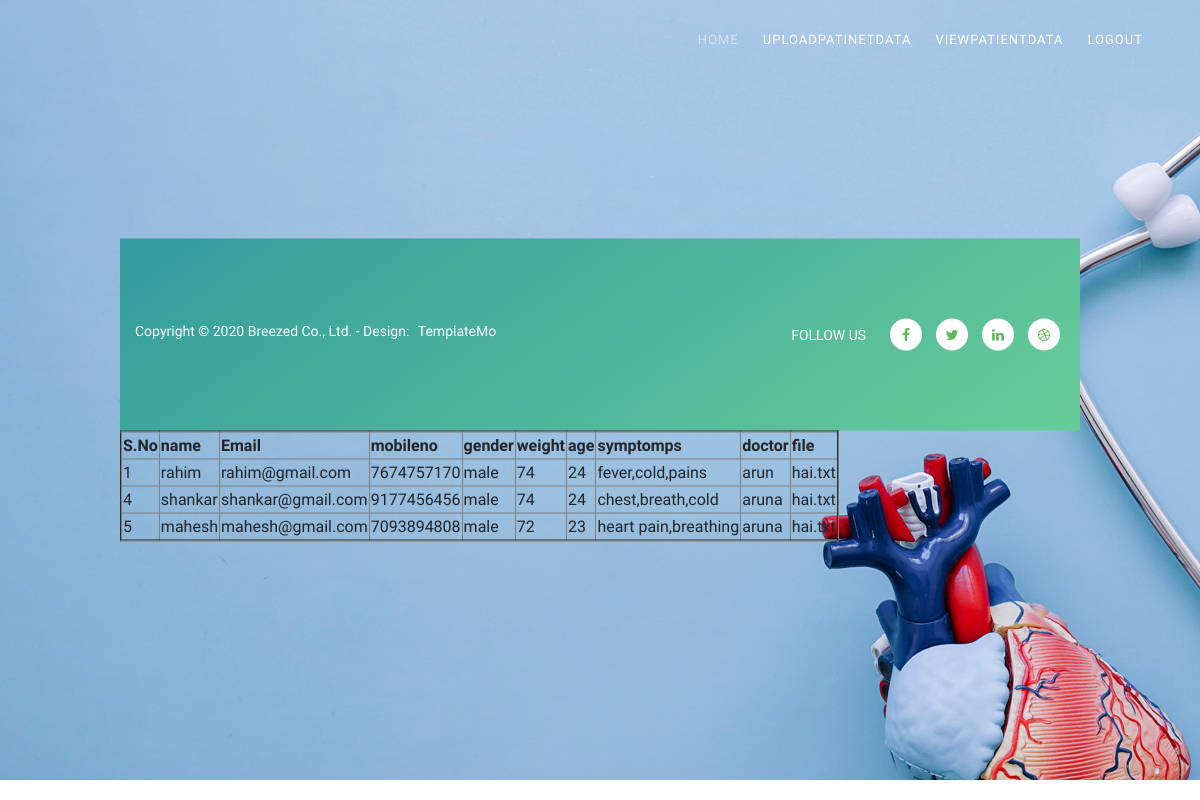
/viewpatientdata/, run on the app's committed database.
### hsp/models.py (models this page shows, shortened)
class patientdatamodel(models.Model):
    name = models.CharField(max_length=50)
    email = models.EmailField()
    mobileno = models.CharField(max_length=50, default="", editable=True)
    gender = models.CharField(max_length=50, default="", editable=True)
    weight= models.CharField(max_length=40, default="", editable=True)
    age= models.CharField(max_length=40, default="", editable=True)
    symptomps= models.CharField(max_length=40, default="", editable=True)
    doctor=models.CharField(max_length=40, default="", editable=True)
    file = models.FileField(upload_to='files/pdfs/')
    class Meta:
        db_table = 'patientdata'

### hsp/views.py (the view)
# urls.py: path('viewpatientdata/', hsp.viewpatientdata,name='viewpatientdata'),
def viewpatientdata(request):
    qs=patientdatamodel.objects.all()
    return render(request,'hsp/viewpatientdata.html',{"object":qs})

### assets/templates/hsp/viewpatientdata.html
{% extends 'hspbase.html' %}
{% load static %}
{% block contents %}
<div class="main-banner header-text" id="top">
        <div class="Modern-Slider">
          <div class="item">
                <img src="{% static 'images/home.jpg' %}" alt="">
                <div class="text-content">
                    <table border="2px">
                    <tr>
                <th>S.No</th>
                <th >name</th>
                <th>Email</th>
                <th>mobileno</th>
                <th>gender</th>
                <th>weight</th>
                <th>age</th>
                <th>symptomps</th>
                <th>doctor</th>
                <th>file</th></tr>
                {% for i in object %}
                         <tr>
                         <td>{{ i.id }}</td>
                         <td>{{ i.name }}</td>
                         <td>{{ i.email }}</td>
                         <td>{{ i.mobileno }}</td>
                         <td>{{ i.gender }}</td>
                         <td>{{ i.weight }}</td>
                         <td>{{ i.age }}</td>
                         <td>{{ i.symptomps }}</td>
                         <td>{{ i.doctor }}</td>
                         <td>{{ i.file }}</td>
            </tr>
            {% endfor %}
                </div>
            </div>
          </div>
{% endblock %}

### assets/static/css/templatemo-breezed.css (style rules this page uses)
html, body, div, span, applet, object, iframe, h1, h2, h3, h4, h5, h6, p, blockquote, div pre, a, abbr, acronym, address, big, cite, code, del, dfn, em, font, img, ins, kbd, q, s, samp, small, strike, strong, sub, sup, tt, var, b, u, i, center, dl, dt, dd, ol, ul, li, figure, header, nav, section, article, aside, footer, figcaption { margin: 0; padding: 0; border: 0; outline: 0; }
* { box-sizing: border-box; }
html, body { font-family: 'Raleway', sans-serif; font-weight: 400; background-color: #fff; font-size: 16px; -ms-text-size-adjust: 100%; -webkit-font-smoothing: antialiased; -moz-osx-font-smoothing: grayscale; }
html, body { background: #fff; font-family: 'Raleway', sans-serif; }
*, *:before, *:after { -webkit-box-sizing: border-box; box-sizing: border-box; -webkit-font-smoothing: antialiased; -moz-osx-font-smoothing: grayscale; }
.blocks-box, .slick-slider { margin: 0; padding: 0!important; }
.slick-slide { float: left ; padding: 0; }
.Modern-Slider .text-content { width: 80%; position: absolute; top: 50%; left: 50%; transform: translate(-50%, -50%); }
.Modern-Slider .item.slick-active { animation:Slick-FastSwipeIn 1s both; }
.Modern-Slider { background:#000; }
.slick-slider { position:relative;display:block;-webkit-user-select:none;-moz-user-select:none;-ms-user-select:none;user-select:none;-webkit-touch-callout:none;-khtml-user-select:none;-ms-touch-action:pan-y;touch-action:pan-y;-webkit-tap-highlight-color:transparent }
.slick-slide { display:none;float:left ;height:100%;min-height:1px }
.slick-initialized .slick-slide { display:block }

### data on the page
patientdatamodel: id "1", name "rahim", email "rahim@gmail.com", mobileno "7674757170", gender "male", weight "74", age "24", symptomps "fever,cold,pains", doctor "arun", file "hai.txt"
patientdatamodel: id "4", name "shankar", email "shankar@gmail.com", mobileno "9177456456", gender "male", weight "74", age "24", symptomps "chest,breath,cold", doctor "aruna", file "hai.txt"
patientdatamodel: id "5", name "mahesh", email "mahesh@gmail.com", mobileno "7093894808", gender "male", weight "72", age "23", symptomps "heart pain,breathing", doctor "aruna", file "hai.txt"
